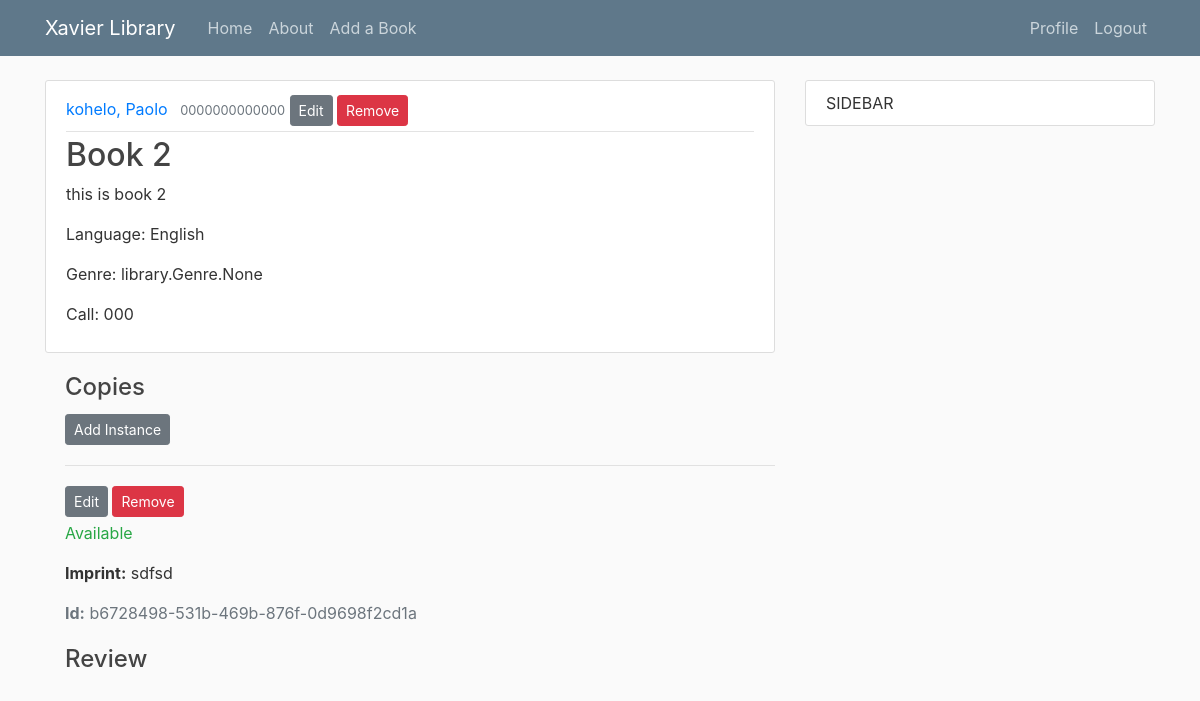
The app's page /book/2/ (signed in) with its own data.
### library/models.py (models this page shows, shortened)
class Book(models.Model):
    title = models.CharField(max_length=200)
    author = models.ForeignKey('Author', on_delete=models.SET_NULL, null=True)
    summary = models.TextField(max_length=1000, help_text="Enter a brief description of the book")
    isbn = models.CharField('ISBN', max_length=13,
                            help_text='13 Character <a href="https://www.isbn-international.org/content/what-isbn'
                                      '">ISBN number</a>')
    genre = models.ManyToManyField(Genre, help_text="Select a genre for this book")
    language = models.ForeignKey('Language', on_delete=models.SET_NULL, null=True)
    call = models.CharField('Call Number', max_length=3, help_text="Enter a 3 digit call number", null=True)
    def display_genre(self):
        """Creates a string for the Genre. This is required to display genre in Admin."""
        return ', '.join([genre.name for genre in self.genre.all()[:3]])
    display_genre.short_description = 'Genre'

class Author(models.Model):
    first_name = models.CharField(max_length=100)
    last_name = models.CharField(max_length=100)
    date_of_birth = models.DateField(null=True, blank=True)
    date_of_death = models.DateField('died', null=True, blank=True)
    class Meta:
        ordering = ['last_name', 'first_name']
    def __str__(self):
        return '{0}, {1}'.format(self.last_name, self.first_name)

class Language(models.Model):
    name = models.CharField(max_length=200,
                            help_text="Enter the book's natural language (e.g. English, French, Japanese etc.)")
    def __str__(self):
        return self.name

class BookInstance(models.Model):
    id = models.UUIDField(primary_key=True, default=uuid.uuid4,
                          help_text="Unique ID for this particular book across whole library")
    book = models.ForeignKey('Book', on_delete=models.SET_NULL, null=True)
    imprint = models.CharField(max_length=200)
    due_back = models.DateField(null=True, blank=True)
    borrower = models.ForeignKey(User, on_delete=models.SET_NULL, null=True, blank=True)
    LOAN_STATUS = (
        ('d', 'Maintenance'),
        ('o', 'On loan'),
        ('a', 'Available'),
        ('r', 'Reserved'),
    )
    status = models.CharField(
        max_length=1,
        choices=LOAN_STATUS,
        blank=True,
        default='d',
        help_text='Book availability')
    class Meta:
        ordering = ['due_back']
        permissions = (("can_mark_returned", "Set book as returned"),)

### library/views.py (the view)
# urls.py: path('book/<int:pk>/',BookDetailView.as_view(), name='book-detail'),#path('book/<book>',views.book, name='library-book'),
class BookDetailView(DetailView):
	model = Book

### library/templates/library/book_detail.html (shortened to what this page needs)
{% extends "library/base.html" %}
{% block content%}
			<article class="media content-section">
			  <div class="media-body">
			    <div class="article-metadata">
			      <a class="mr-2" href="#">{{ object.author }}</a>
			      <small class="text-muted">{{ object.isbn }}</small>
			      {% if user.profile.Role.edit %}
			      <a class="btn btn-secondary btn-sm mt-1 mb-1" href="{% url 'book-edit' object.id%}">Edit</a>
			      {% endif %}
			      {% if user.profile.Role.delete %}
			      <a class="btn btn-danger btn-sm mt-1 mb-1" href="{% url 'book-delete' object.id%}">Remove</a>
			      {% endif %}
			    </div>
			    <h2 class="article-title">{{ object.title }}</h2>
			    <p class="article-content">{{ object.summary }}</p>
			    <p class="article-content">Language: {{ object.language }}</p>
			    <p class="article-content">Genre: {{ object.genre }}</p>
			    <p class="article-content">Call: {{ object.call }}</p>
			  </div>
			 </article>
			  <div style="margin-left:20px;margin-top:20px">
			    <h4>Copies</h4>
			    {% if user.profile.Role.add_instance %}
			    <a class="btn btn-secondary btn-sm mt-1 mb-1" href="{% url 'bookinstance-add' object.id%}">Add Instance</a>
			    {% endif %}
			    {% for copy in object.bookinstance_set.all %}
			      <hr>
			      {% if user.profile.Role.edit_instance %}
			      <a class="btn btn-secondary btn-sm mt-1 mb-1" href="{% url 'bookinstance-edit' object.id copy.pk%}">Edit</a>
			      {% endif %}
			      {% if user.profile.Role.delete %}
			      <a class="btn btn-danger btn-sm mt-1 mb-1" href="{% url 'bookinstance-delete' object.id copy.pk%}">Remove</a>
			      {% endif %}
			      <p class="{% if copy.status == 'a' %}text-success{% elif copy.status == 'm' %}text-danger{% else %}text-warning{% endif %}">
			        {{ copy.get_status_display }}
			      </p>
			      <p><strong>Imprint:</strong> {{ copy.imprint }}</p>
			      <p class="text-muted"><strong>Id:</strong> {{ copy.id }}</p>
			    {% endfor %}
			  </div>
			<div style="margin-left:20px;margin-top:20px">
			    <h4>Review</h4>
			  </div>
{% endblock content %}

### library/static/library/main.css (style rules this page uses)
body { background: #fafafa; color: #333333; margin-top: 5rem; }
h1, h2, h3, h4, h5, h6 { color: #444444; }
.content-section { background: #ffffff; padding: 10px 20px; border: 1px solid #dddddd; border-radius: 3px; margin-bottom: 20px; }
.article-title { color: #444444; }
.article-content { white-space: pre-line; }
.article-metadata { padding-bottom: 1px; margin-bottom: 4px; border-bottom: 1px solid #e3e3e3 }

### records on screen
Book: author "kohelo, Paolo", isbn "0000000000000", title "Book 2", summary "this is book 2", language "English", genre "library.Genre.None", call "000"
BookInstance: status "Available", imprint "sdfsd", id "b6728498-531b-469b-876f-0d9698f2cd1a"
